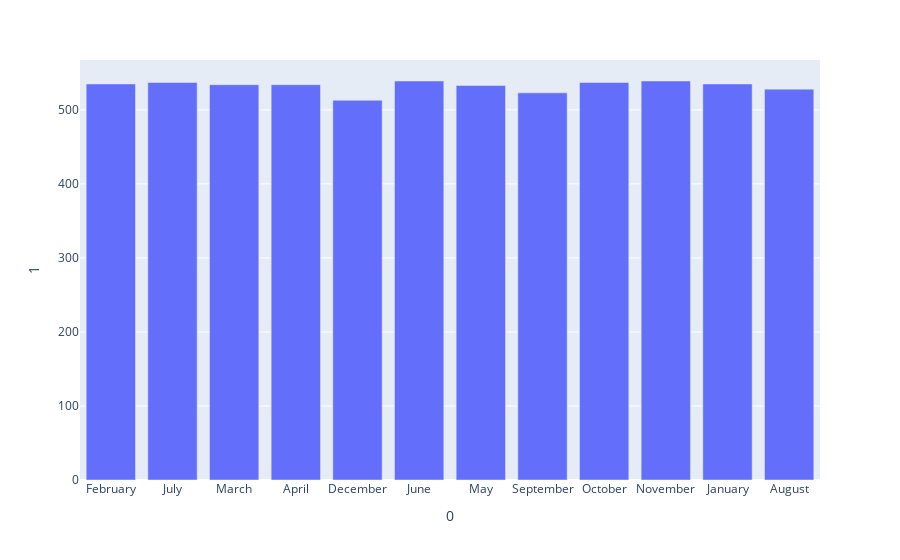

Write notebook code for a chart like this one.
### Markdown cell above
In which month was the maximum number of forest fires reported?

a. You need to create proper stats and showing them with the help of
bar plot

### Code cell
display(px.bar(clean.groupby('month').count(), x=0, y=1))

clean.groupby('month').count().sort(by='count', descending=True)

### Figure 1 — Plotly figure (JSON) as saved in the notebook; plotly's stock layout.template omitted (floating-point values rounded to 4 significant figures)
{"data": [{"alignmentgroup": "True", "hovertemplate": "0=%{x}<br>1=%{y}<extra></extra>", "legendgroup": "", "marker": {"color": "#636efa", "pattern": {"shape": ""}}, "name": "", "offsetgroup": "", "orientation": "v", "showlegend": false, "textposition": "auto", "type": "bar", "x": ["February", "July", "March", "April", "December", "June", "May", "September", "October", "November", "January", "August"], "xaxis": "x", "y": [535, 537, 534, 534, 513, 539, 533, 523, 537, 539, 535, 528], "yaxis": "y"}], "layout": {"barmode": "relative", "legend": {"tracegroupgap": 0}, "margin": {"t": 60}, "xaxis": {"anchor": "y", "domain": [0, 1], "title": {"text": "0"}}, "yaxis": {"anchor": "x", "domain": [0, 1], "title": {"text": "1"}}}}
